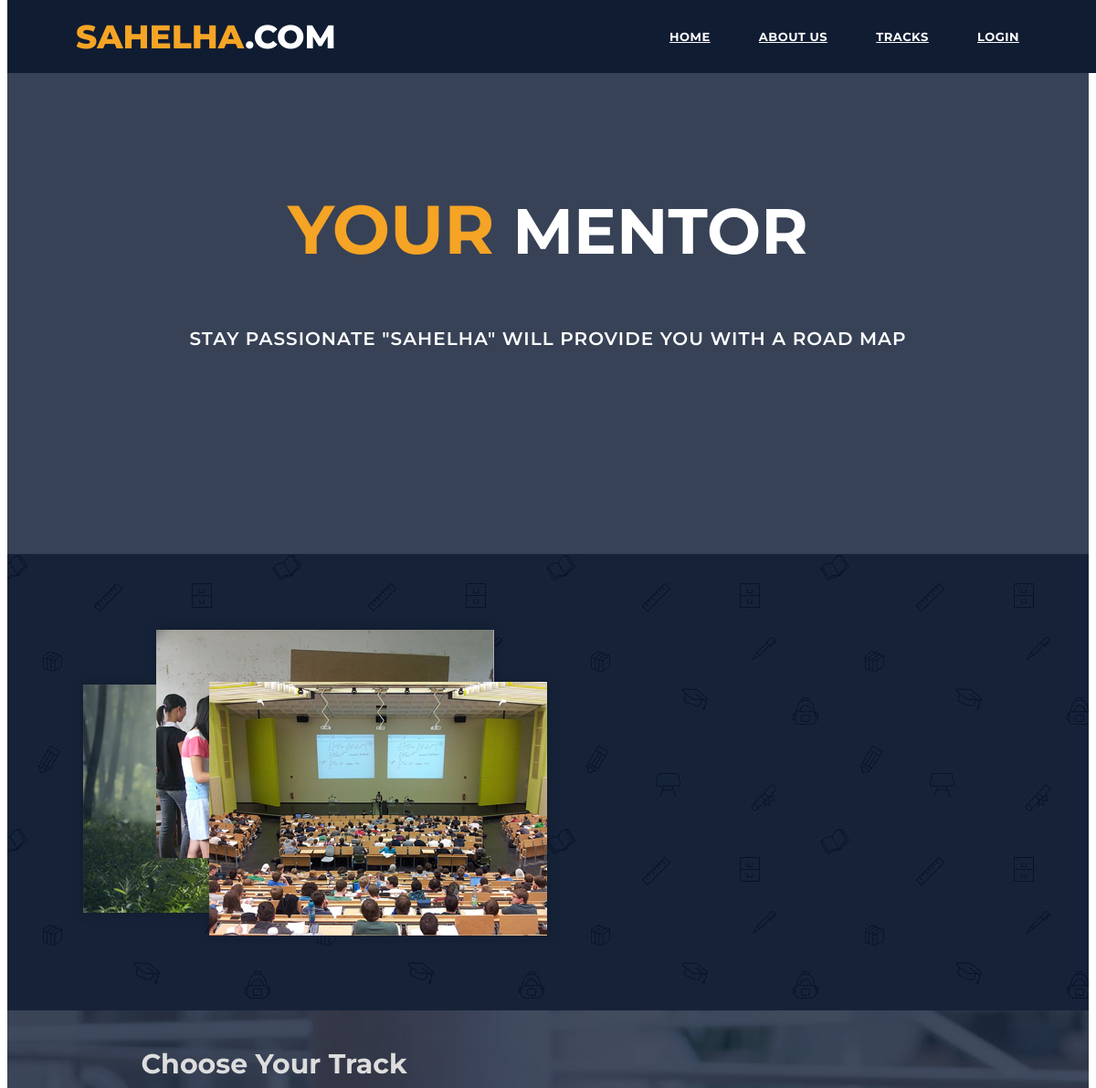
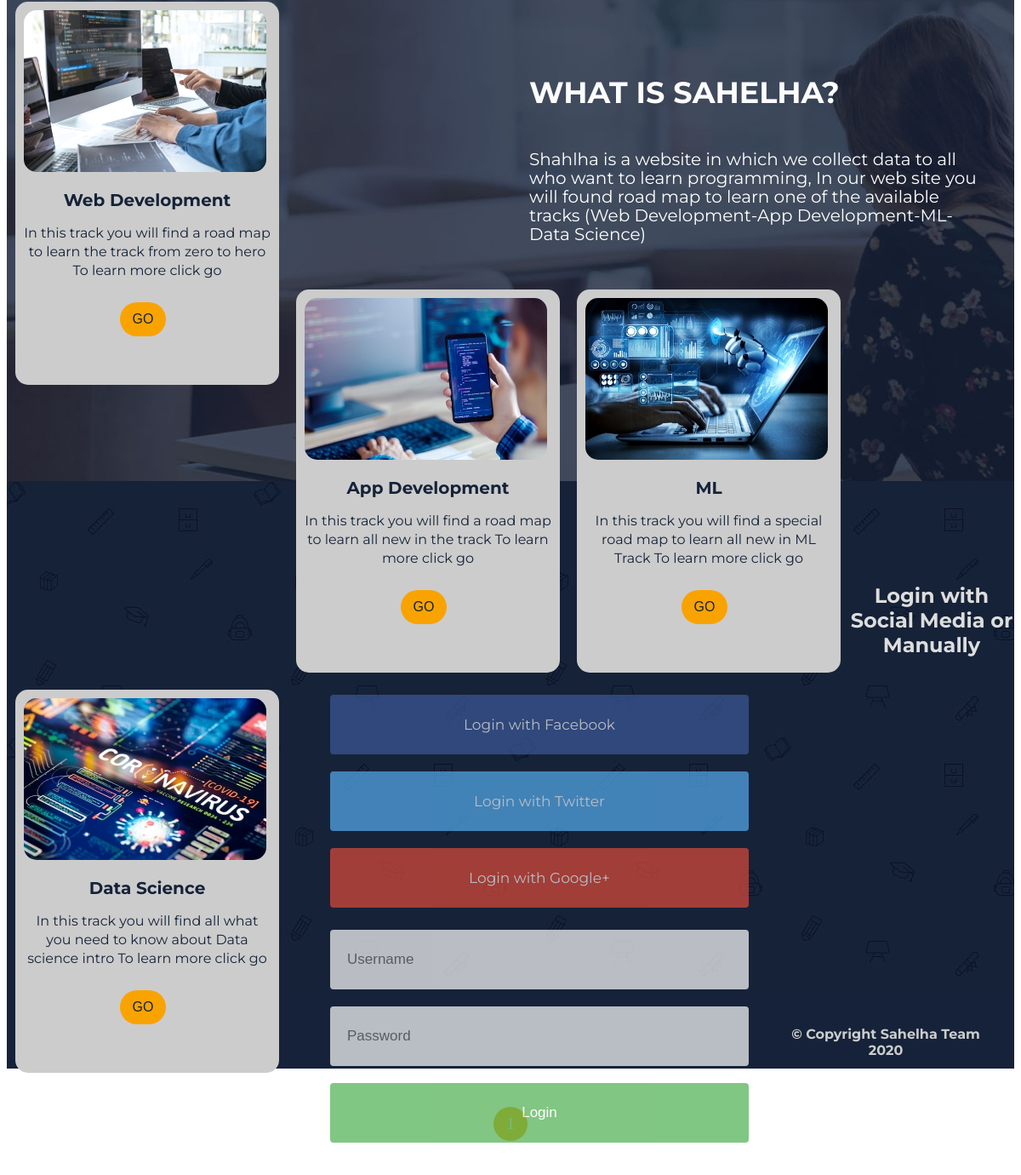
/home/, run on the app's committed database (2 pictures, top to bottom).
### tracksapp/models.py (models this page shows, shortened)
class tracksapp(models.Model):
    title=models.CharField(max_length=100)
    description_in_list=models.TextField(max_length=1000)
    description_in_detail=models.TextField(max_length=1000)
    category=models.ForeignKey('Category',on_delete=models.CASCADE)
    image_in_list = models.ImageField( upload_to=image_upload)
    image_in_detail = models.ImageField( upload_to=image_upload_detail)
    slug= models.SlugField(blank=True, null=True)
    courses=models.ManyToManyField("courses")
    def __str__(self):
        return self.title

### tracksapp/views.py (the view)
# urls.py: path('',views.track_list, name = 'track_list'),
def track_list(request):
    track_list=tracksapp.objects.all()
    paginator = Paginator(track_list, 4)
    page_number = request.GET.get('page')
    page_obj = paginator.get_page(page_number)
    context={'tracks':page_obj}
    return render(request,'tracksapp/track_list.html',context)

### tracksapp/templates/tracksapp/track_list.html (shortened to what this page needs)
{% extends 'base.html'%}
{% load static %}
{% block css %}
  <link rel="stylesheet" href="{% static 'css/style.css' %}">
{% endblock css %}
{% block body%}
  <section class="section2">
    <video autoplay="" muted="" loop=""  class="vid" >
        <source src="{% static 'videos/course-video.mp4' %}" type="video/mp4">
    </video>
        <div class="sliderr">
            <h1 class="inslider">YOUR<span class="inslider2">  MENTOR</span></h1>
            <p class="pslider">STAY PASSIONATE "SAHELHA" WILL PROVIDE YOU WITH A ROAD MAP</p>
        </div>
  </section>
  <section class="section3" style="background-image:url('{% static 'img/courses-bg.jpg' %}');">
          <div class="about">
                    <div class="whopic">
                      <img src="{% static 'img/choose-us-image-01.png' %}" alt="">
                    </div>
                    <div class="who">
                      <h4 class="whoh">WHAT IS SAHELHA?</h4>
                      <p class="whop">Shahlha is a website in which we collect data to all who want to learn programming,
                        In our web site you will found road map to learn one of the available tracks (Web Development-App Development-ML-Data Science)</p>
                    </div>
          </div>
  </section>
  <section class="section4" style="background-image:url('{% static 'img/main-slider-01.jpg' %}')">
          <div class="Tracks">
              Choose Your Track
          </div>
      <div class="alltracks">
        {% for track in tracks %}
          <div class="web">
              <img class="pic" src="{{track.image_in_list.url}}">
              <h1 class="in">{{track}}</h1>
              <p class="ptrack">{{track.description_in_list}}</p>
              <center><button onclick="location.href='{% url 'tracks:track_detail' track.slug %}'" type="button"> GO</button></center>
          </div>
        {% endfor %}
      </div>
      <div class="pagination p1">
        <ul>
          {% for i in tracks.paginator.page_range %}
          <a href="?page={{i}}"><li>{{i}}</li></a>
          {% endfor %}
        </ul>
      </div>
  </section>
  <section class="section5" style="background-image:url('{% static 'img/courses-bg.jpg' %}');">
      <div class="Login">
          <div class="myform">
                <div class="row">
                  <h2  class="formword" >Login with Social Media or Manually</h2>
                  <div class="col">
                    <a href="#" class="fb btn">
                       Login with Facebook
                    </a>
                    <a href="#" class="twitter btn">
                       Login with Twitter
                    </a>
                    <a href="#" class="google btn">
                       Login with Google+
                    </a>
                  </div>
                  <div class="col">
                    <input type="text" name="username" placeholder="Username" required>
                    <input type="password" name="password" placeholder="Password" required>
                    <input type="submit" value="Login">
                  </div>
                </div>
            </div>
      </div>
  </section>
{% endblock body%}

### templates/base.html (shortened to what this page needs)
{% load static %}
<!DOCTYPE html>
<html lang="en">
<head>
    <link rel="stylesheet" href="{% static 'css/base.css' %}">
    {% block css %}
    {% endblock css %}
</head>
<body>
    <header class="main-header clearfix" role="header">
        <div class="logo">
            <em>SAHELHA</em>.COM
        </div>
        <nav id="menu" class="main-nav" role="navigation">
            <ul class="main-menu">
                <li><a href="#section2">Home</a></li>
                <li class="has-submenu"><a href="#section3">About Us</a></li>
                <li><a href="#section4">Tracks</a></li>
                <li><a href="#section5">Login</a></li>
            </ul>
        </nav>
    </header>
    {% block body %}
    {% endblock body %}
    <section class="section6">
    <div class="footer">
    <footer>&copy; Copyright Sahelha Team 2020</footer>
    </div>
    </section>
</body>
</html>

### static/css/base.css (style rules this page uses)
.footer { width: 100%; height: 90px; background-color: #152239; text-align: center; padding: 40px; color: #ccc; font-weight: bold; font-family: 'Montserrat', sans-serif; }
ul { padding: 0px; margin: 0px; list-style: none; }
p { font-size: 13px; line-height: 22px; }
.main-header { background-color: rgb(16,28,50); height: 80px; position: fixed; z-index: 12; width: 100%; top: 0; transition: all 0.2s ease-in-out; height: 80px; text-align: center; line-height: 40px; padding-right: 15px; padding-left: 15px; margin-right: auto; margin-left: auto; font-family: 'Montserrat', sans-serif; }
.main-header .logo { float: left; line-height: 80px; padding-left: 60px; font-size: 36px; text-transform: uppercase; font-weight: 800; color: #fff; }
.main-header .logo em { font-style: normal; color: #f5a425; }
.main-menu { float: right; padding-right: 60px; }
.main-menu li { display: inline-block; line-height: 79px; margin-left: 15px; position: relative; }
.main-menu li:first-child { margin-left: 0px; }
.main-menu li a { padding: 10px 15px; font-size: 13px; text-transform: uppercase; letter-spacing: 0.5px; font-weight: 700; color: #fff; border: 2px solid transparent; transition: all 0.5s; }

### data on the page
tracksapp: image_in_list (picture), title "Web Development", description_in_list "In this track you will find a road map to learn the track from zero to hero To learn more click go"
tracksapp: image_in_list (picture), title "App Development", description_in_list "In this track you will find a road map to learn all new in the track To learn more click go"
tracksapp: image_in_list (picture), title "ML", description_in_list "In this track you will find a special road map to learn all new in ML Track To learn more click go"
tracksapp: image_in_list (picture), title "Data Science", description_in_list "In this track you will find all what you need to know about Data science intro To learn more click go"
